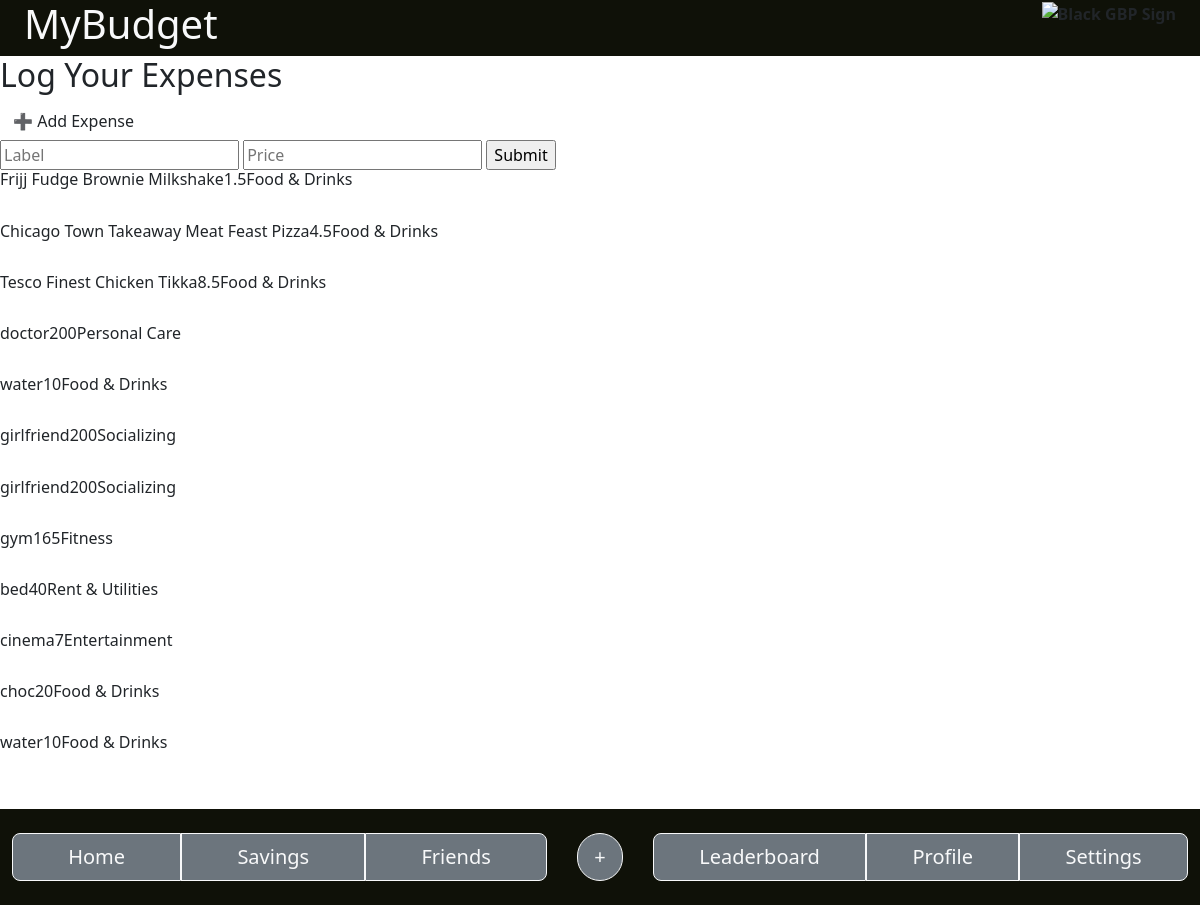
The app's page /expenses (signed in) with its own data.
### app.py (models this page shows)
class Purchase(db.Model):
    id = db.Column(db.Integer, primary_key=True)
    label = db.Column(db.String(150), nullable=False)
    price = db.Column(db.Integer, nullable=False)
    category = db.Column(db.String(150), nullable=False)
    user_id = db.Column(db.Integer, db.ForeignKey('user.id'), nullable=False)
    user = db.relationship('User', back_populates='purchases')

### app.py (the view, shortened to what this page needs)
@app.route("/expenses" ,methods=["GET", "POST"])
@login_required
def expenses():
    purchases = Purchase.query.filter(Purchase.user_id == current_user.id).order_by(Purchase.id.desc()).all()
    return render_template("expenses.html",purchases=purchases)

### app.py (called while the page is built)
@login_manager.user_loader
def load_user(user_id):
    return User.query.get(int(user_id))

### templates/expenses.html (shortened to what this page needs)
<!doctype html>
<html lang="en">
    <head>
        <link href="../static/Bootstrap/bootstrap.css" rel="stylesheet"/>
        <link href="link to custom css" rel="stylesheet"/>
    </head>
    <body>
        <header>
            <div class="container-fluid" style="background-color: #0F1108;">
                <div class="row m-0">
                    <div class="col">
                        <span class="fw-bold text-light">
                            <h1>MyBudget</h1>
                        </span>
                    </div>
                    <div class="col text-end">
                        <span class="fw-bold">
                            <img src="../Photos/app logo short.png" class="img-fluid" alt="Black GBP Sign">
                        </span>
                    </div>
                </div>
            </div>
        </header>
        <main>
            <h2>Log Your Expenses</h2>
            <button class="btn">➕ Add Expense</button>
            <div class="expense-list">
                <form method="post">
                    <input type="text" placeholder="Label" name="label">
                    <input type="text" placeholder="Price" name="price">
                    <input type="submit">
                </form>
                <div>
                    {%for purchase in purchases %}
                    <h6>{{purchase.label}}{{purchase.price}}{{purchase.category}}</h6><br>
                    {% endfor %}
                </div>
            </div>
        </main>
        <nav class="navbar navbar-extend-md navbar-dark m-0 fixed-bottom" style="background-color: #0F1108;">
            <div class="container-fluid justify-content-center py-2" style="background-color: #0F1108;">
                <div class="col btn-group m-0">
                    <a href="/home" class="btn btn-secondary btn-outline-light btn-lg mx-0">Home</a>
                    <a href="/savings" class="btn btn-secondary btn-outline-light btn-lg mx-0">Savings</a>
                    <a href="/friends" class="btn btn-secondary btn-outline-light btn-lg mx-0 me-1">Friends</a>
                </div>
                <div class="col-12 col-md-1 text-center">
                    <div class="btn-group dropup">
                        <button type="button" class="btn btn-secondary btn-outline-light btn-lg rounded-pill mx-0 my-2" data-bs-toggle="dropdown" aria-expanded="false">
                            +
                        </button>
                    </div>
                </div>
                <div class="col btn-group m-0">
                    <a href="/leaderboard" class="btn btn-secondary btn-outline-light btn-lg mx-0 ms-1">Leaderboard</a>
                    <a href="/profile" class="btn btn-secondary btn-outline-light btn-lg mx-0">Profile</a>
                    <a href="/settings" class="btn btn-secondary btn-outline-light btn-lg mx-0">Settings</a>
                </div>
            </div>
        </nav>
        <footer class="my-5">
            <p>© 2025 Budget Planner. All rights reserved.</p>
        </footer>
    </body>
</html>

### records on screen
Purchase: label "Frijj Fudge Brownie Milkshake", price "1.5", category "Food & Drinks"
Purchase: label "Chicago Town Takeaway Meat Feast Pizza", price "4.5", category "Food & Drinks"
Purchase: label "Tesco Finest Chicken Tikka", price "8.5", category "Food & Drinks"
Purchase: label "doctor", price "200", category "Personal Care"
Purchase: label "water", price "10", category "Food & Drinks"
Purchase: label "girlfriend", price "200", category "Socializing"
Purchase: label "girlfriend", price "200", category "Socializing"
Purchase: label "gym", price "165", category "Fitness"
Purchase: label "bed", price "40", category "Rent & Utilities"
Purchase: label "cinema", price "7", category "Entertainment"
Purchase: label "choc", price "20", category "Food & Drinks"
Purchase: label "water", price "10", category "Food & Drinks"
